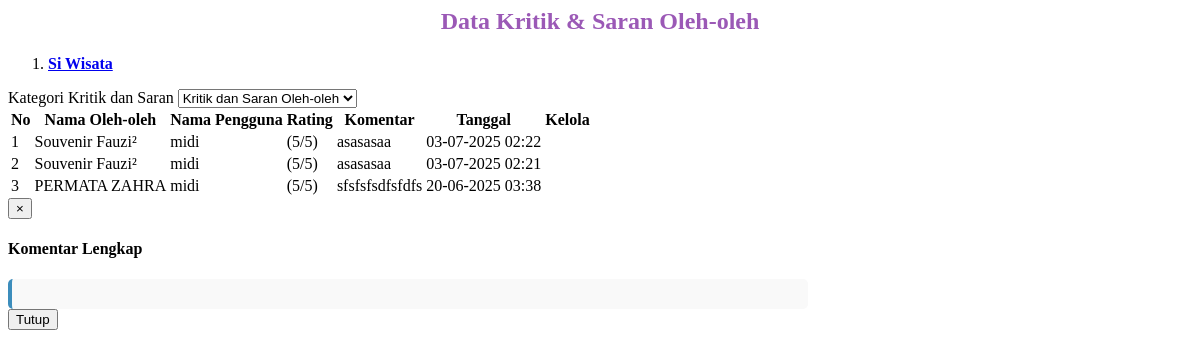
Page /admin/oleh2/data_kritik_oleh2.php on the committed database.
### tables this page shows
CREATE TABLE `tb_kritik_saran_oleh2` (
  `id` int(11) NOT NULL,
  `id_oleh2` int(11) NOT NULL,
  `id_pengguna` int(11) NOT NULL,
  `rating` tinyint(4) NOT NULL COMMENT '1–5',
  `komentar` text NOT NULL,
  `tanggal` datetime NOT NULL DEFAULT current_timestamp()
);

CREATE TABLE `tb_oleh2` (
  `id_oleh2` int(11) NOT NULL,
  `nama_toko` varchar(255) NOT NULL,
  `provinsi` varchar(100) NOT NULL,
  `kabupaten` varchar(100) NOT NULL,
  `kecamatan` varchar(100) NOT NULL,
  `alamat` varchar(255) NOT NULL,
  `harga_range` varchar(50) DEFAULT NULL,
  `jam_operasional` varchar(50) DEFAULT NULL,
  `barang_dijual` text DEFAULT NULL,
  `gambar` text DEFAULT NULL,
  `deskripsi` text DEFAULT NULL,
  `tanggal_upload` datetime NOT NULL DEFAULT current_timestamp(),
  `latitude` varchar(32) DEFAULT NULL,
  `longitude` varchar(32) DEFAULT NULL
);

CREATE TABLE `tb_pengguna` (
  `id_pengguna` int(11) NOT NULL,
  `nama_pengguna` varchar(20) NOT NULL,
  `username` varchar(20) NOT NULL,
  `password` varchar(35) NOT NULL,
  `level` enum('Administrator','pengguna','','') NOT NULL,
  `alamat` varchar(100) DEFAULT NULL,
  `no_hp` varchar(20) DEFAULT NULL
);

### admin/oleh2/data_kritik_oleh2.php (the view, shortened to what this page needs)
<?php
include "inc/koneksi.php";
?>
<section class="content-header">
    <h1 style="text-align:center;">Data Kritik & Saran Oleh-oleh</h1>
    <ol class="breadcrumb">
        <li>
            <a href="index.php">
                <b>Si Wisata</b>
            </a>
        </li>
    </ol>
</section>
<section class="content">
    <div class="box box-primary">
        <div class="box-body">
            <div class="row">
                <div class="col-md-4">
                    <div class="form-group">
                        <label>Kategori Kritik dan Saran</label>
                        <select name="kategori" id="kategori" class="form-control" onchange="redirectToCategory(this.value)">
                            <option value="oleh2" selected>Kritik dan Saran Oleh-oleh</option>
                        </select>
                    </div>
                </div>
            </div>
        </div>
        <div class="box-body">
            <div class="table-responsive">
                <table id="example1" class="table table-bordered table-striped">
                    <thead>
                        <tr>
                            <th>No</th>
                            <th>Nama Oleh-oleh</th>
                            <th>Nama Pengguna</th>
                            <th>Rating</th>
                            <th>Komentar</th>
                            <th>Tanggal</th>
                            <th>Kelola</th>
                        </tr>
                    </thead>
                    <tbody>
                        <?php
                        $no = 1;
                        $sql = $koneksi->query("SELECT
                            ks.id,
                            ks.id_oleh2,
                            ks.id_pengguna,
                            ks.rating,
                            ks.komentar,
                            ks.tanggal,
                            o.nama_toko,
                            p.nama_pengguna
                            FROM tb_kritik_saran_oleh2 ks
                            LEFT JOIN tb_oleh2 o ON ks.id_oleh2 = o.id_oleh2
                            LEFT JOIN tb_pengguna p ON ks.id_pengguna = p.id_pengguna
                            WHERE ks.id_oleh2 IS NOT NULL
                            ORDER BY ks.tanggal DESC");
                        while ($data = $sql->fetch_assoc()) {
                            $rating = intval($data['rating']);
                            $stars = '';
                            for ($i = 1; $i <= 5; $i++) {
                                if ($i <= $rating) {
                                    $stars .= '<i class="fa fa-star text-warning"></i>';
                                } else {
                                    $stars .= '<i class="fa fa-star-o text-muted"></i>';
                                }
                            }
                            $stars .= ' (' . $rating . '/5)';
                            $komentar = htmlspecialchars($data['komentar']);
                            $komentar_pendek = strlen($komentar) > 100 ? substr($komentar, 0, 100) . '...' : $komentar;
                        ?>
                        <tr>
                            <td><?= $no++; ?></td>
                            <td><?= htmlspecialchars($data['nama_toko'] ?? 'Oleh-oleh Tidak Ditemukan'); ?></td>
                            <td><?= htmlspecialchars($data['nama_pengguna'] ?? 'Pengguna Tidak Ditemukan'); ?></td>
                            <td><?= $stars; ?></td>
                            <td>
                                <span class="komentar-pendek"><?= $komentar_pendek; ?></span>
                            </td>
                            <td><?= date('d-m-Y H:i', strtotime($data['tanggal'])); ?></td>
                            <td>
                            </td>
                        </tr>
                        <?php } ?>
                    </tbody>
                </table>
            </div>
        </div>
    </div>
</section>
<div class="modal fade" id="commentModal" tabindex="-1" role="dialog">
    <div class="modal-dialog modal-lg" role="document">
        <div class="modal-content">
            <div class="modal-header">
                <button type="button" class="close" data-dismiss="modal">&times;</button>
                <h4 class="modal-title" id="commentModalTitle">Komentar Lengkap</h4>
            </div>
            <div class="modal-body">
                <div id="fullCommentText" style="line-height: 1.6; padding: 15px; background-color: #f9f9f9; border-radius: 5px; border-left: 4px solid #3c8dbc;"></div>
            </div>
            <div class="modal-footer">
                <button type="button" class="btn btn-default" data-dismiss="modal">Tutup</button>
            </div>
        </div>
    </div>
</div>

### admin/oleh2/data_kritik_oleh2.php (style rules this page uses)
.komentar-pendek { display: inline-block; max-width: 100%; word-wrap: break-word; }
#commentModal .modal-dialog { width: 80%; max-width: 800px; }
.content-header h1 { color: #9b59b6; }
.box-primary { border-top-color: #9b59b6; }

### rows in the picture
tb_kritik_saran_oleh2: id_oleh2.nama_toko "Souvenir Fauzi²", id_pengguna.nama_pengguna "midi", stars "(5/5)", komentar "asasasaa", tanggal "03-07-2025 02:22"
tb_kritik_saran_oleh2: id_oleh2.nama_toko "Souvenir Fauzi²", id_pengguna.nama_pengguna "midi", stars "(5/5)", komentar "asasasaa", tanggal "03-07-2025 02:21"
tb_kritik_saran_oleh2: id_oleh2.nama_toko "PERMATA ZAHRA", id_pengguna.nama_pengguna "midi", stars "(5/5)", komentar "sfsfsfsdfsfdfs", tanggal "20-06-2025 03:38"
